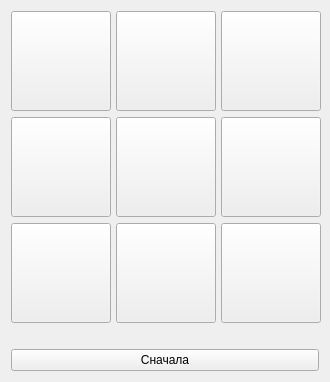
<?xml version="1.0" encoding="UTF-8"?>
<ui version="4.0">
 <class>Form</class>
 <widget class="QWidget" name="Form">
  <property name="geometry">
   <rect>
    <x>0</x>
    <y>0</y>
    <width>330</width>
    <height>382</height>
   </rect>
  </property>
  <property name="sizePolicy">
   <sizepolicy hsizetype="Fixed" vsizetype="Fixed">
    <horstretch>0</horstretch>
    <verstretch>0</verstretch>
   </sizepolicy>
  </property>
  <property name="minimumSize">
   <size>
    <width>330</width>
    <height>382</height>
   </size>
  </property>
  <property name="maximumSize">
   <size>
    <width>330</width>
    <height>382</height>
   </size>
  </property>
  <property name="windowTitle">
   <string>Крестики-нолики</string>
  </property>
  <layout class="QGridLayout" name="gridLayout">
   <item row="1" column="1">
    <widget class="QPushButton" name="pushButton11">
     <property name="minimumSize">
      <size>
       <width>100</width>
       <height>100</height>
      </size>
     </property>
     <property name="maximumSize">
      <size>
       <width>100</width>
       <height>100</height>
      </size>
     </property>
     <property name="text">
      <string/>
     </property>
    </widget>
   </item>
   <item row="2" column="2">
    <widget class="QPushButton" name="pushButton22">
     <property name="sizePolicy">
      <sizepolicy hsizetype="Fixed" vsizetype="Fixed">
       <horstretch>0</horstretch>
       <verstretch>0</verstretch>
      </sizepolicy>
     </property>
     <property name="minimumSize">
      <size>
       <width>100</width>
       <height>100</height>
      </size>
     </property>
     <property name="maximumSize">
      <size>
       <width>100</width>
       <height>100</height>
      </size>
     </property>
     <property name="text">
      <string/>
     </property>
    </widget>
   </item>
   <item row="3" column="0" colspan="3">
    <widget class="QLabel" name="label">
     <property name="text">
      <string/>
     </property>
    </widget>
   </item>
   <item row="2" column="1">
    <widget class="QPushButton" name="pushButton21">
     <property name="minimumSize">
      <size>
       <width>100</width>
       <height>100</height>
      </size>
     </property>
     <property name="maximumSize">
      <size>
       <width>100</width>
       <height>100</height>
      </size>
     </property>
     <property name="text">
      <string/>
     </property>
    </widget>
   </item>
   <item row="2" column="0">
    <widget class="QPushButton" name="pushButton20">
     <property name="minimumSize">
      <size>
       <width>100</width>
       <height>100</height>
      </size>
     </property>
     <property name="maximumSize">
      <size>
       <width>100</width>
       <height>100</height>
      </size>
     </property>
     <property name="text">
      <string/>
     </property>
    </widget>
   </item>
   <item row="0" column="0">
    <widget class="QPushButton" name="pushButton00">
     <property name="minimumSize">
      <size>
       <width>100</width>
       <height>100</height>
      </size>
     </property>
     <property name="maximumSize">
      <size>
       <width>100</width>
       <height>100</height>
      </size>
     </property>
     <property name="text">
      <string/>
     </property>
    </widget>
   </item>
   <item row="1" column="0">
    <widget class="QPushButton" name="pushButton10">
     <property name="minimumSize">
      <size>
       <width>100</width>
       <height>100</height>
      </size>
     </property>
     <property name="maximumSize">
      <size>
       <width>100</width>
       <height>100</height>
      </size>
     </property>
     <property name="text">
      <string/>
     </property>
    </widget>
   </item>
   <item row="0" column="2">
    <widget class="QPushButton" name="pushButton02">
     <property name="minimumSize">
      <size>
       <width>100</width>
       <height>100</height>
      </size>
     </property>
     <property name="maximumSize">
      <size>
       <width>100</width>
       <height>100</height>
      </size>
     </property>
     <property name="text">
      <string/>
     </property>
    </widget>
   </item>
   <item row="0" column="1">
    <widget class="QPushButton" name="pushButton01">
     <property name="minimumSize">
      <size>
       <width>100</width>
       <height>100</height>
      </size>
     </property>
     <property name="maximumSize">
      <size>
       <width>100</width>
       <height>100</height>
      </size>
     </property>
     <property name="text">
      <string/>
     </property>
    </widget>
   </item>
   <item row="1" column="2">
    <widget class="QPushButton" name="pushButton12">
     <property name="minimumSize">
      <size>
       <width>100</width>
       <height>100</height>
      </size>
     </property>
     <property name="maximumSize">
      <size>
       <width>100</width>
       <height>100</height>
      </size>
     </property>
     <property name="text">
      <string/>
     </property>
    </widget>
   </item>
   <item row="4" column="0" colspan="3">
    <widget class="QPushButton" name="pushButtonRepeat">
     <property name="text">
      <string>Сначала</string>
     </property>
    </widget>
   </item>
  </layout>
 </widget>
 <resources/>
 <connections/>
</ui>
